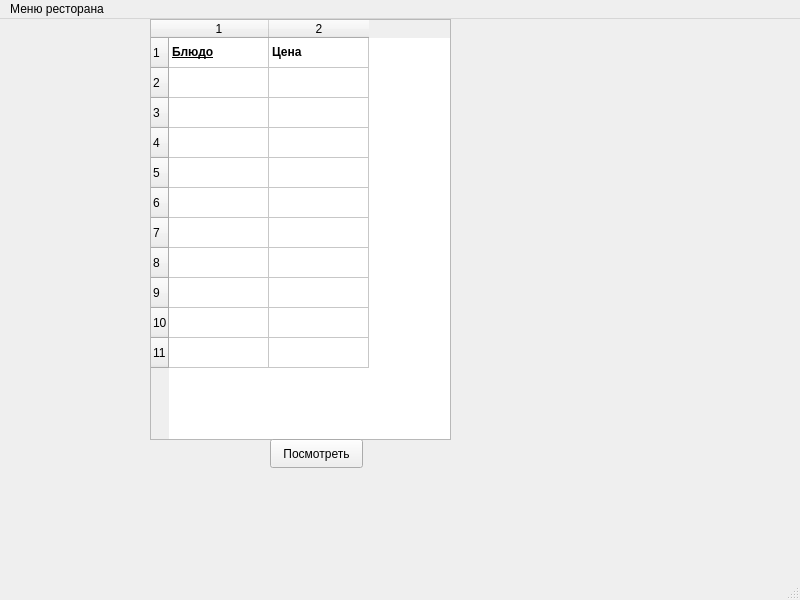
<?xml version="1.0" encoding="UTF-8"?>
<ui version="4.0">
 <class>MainWindow</class>
 <widget class="QMainWindow" name="MainWindow">
  <property name="geometry">
   <rect>
    <x>0</x>
    <y>0</y>
    <width>800</width>
    <height>600</height>
   </rect>
  </property>
  <property name="windowTitle">
   <string>MainWindow</string>
  </property>
  <widget class="QWidget" name="centralwidget">
   <widget class="QTableWidget" name="tableWidget">
    <property name="geometry">
     <rect>
      <x>150</x>
      <y>0</y>
      <width>301</width>
      <height>421</height>
     </rect>
    </property>
    <property name="rowCount">
     <number>11</number>
    </property>
    <property name="columnCount">
     <number>2</number>
    </property>
    <row/>
    <row/>
    <row/>
    <row/>
    <row/>
    <row/>
    <row/>
    <row/>
    <row/>
    <row/>
    <row/>
    <column/>
    <column/>
    <item row="0" column="0">
     <property name="text">
      <string>Блюдо</string>
     </property>
     <property name="font">
      <font>
       <bold>true</bold>
       <underline>true</underline>
      </font>
     </property>
    </item>
    <item row="0" column="1">
     <property name="text">
      <string>Цена</string>
     </property>
     <property name="font">
      <font>
       <bold>true</bold>
       <underline>false</underline>
      </font>
     </property>
    </item>
   </widget>
   <widget class="QPushButton" name="pushButton">
    <property name="geometry">
     <rect>
      <x>270</x>
      <y>420</y>
      <width>93</width>
      <height>29</height>
     </rect>
    </property>
    <property name="text">
     <string>Посмотреть</string>
    </property>
   </widget>
  </widget>
  <widget class="QMenuBar" name="menubar">
   <property name="geometry">
    <rect>
     <x>0</x>
     <y>0</y>
     <width>800</width>
     <height>26</height>
    </rect>
   </property>
   <widget class="QMenu" name="menu">
    <property name="title">
     <string>Меню ресторана</string>
    </property>
   </widget>
   <addaction name="menu"/>
  </widget>
  <widget class="QStatusBar" name="statusbar"/>
 </widget>
 <resources/>
 <connections/>
</ui>
